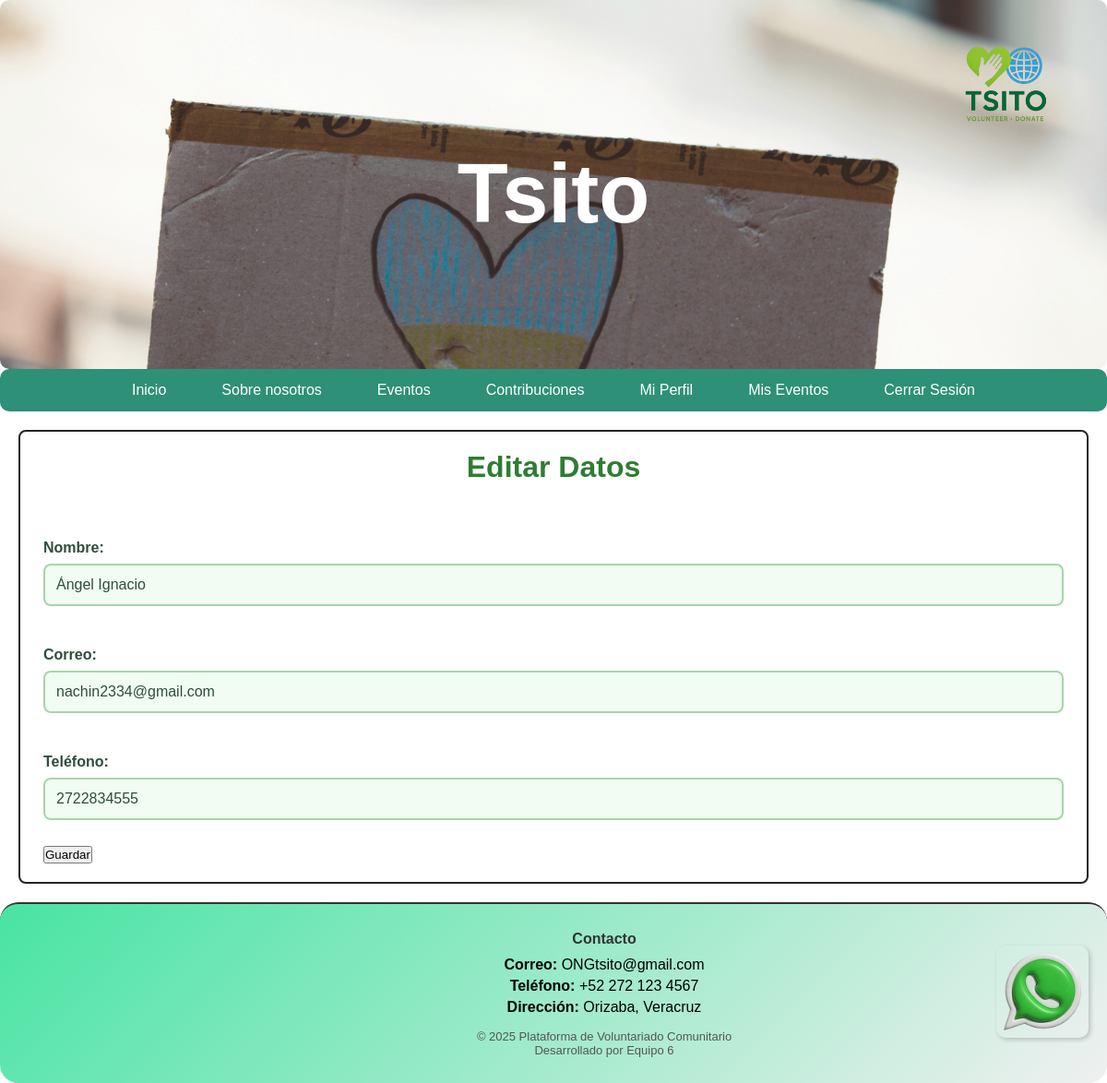
/voluntarios.php?accion=editar (signed in), run on the app's committed database.
### tables this page shows
CREATE TABLE `voluntarios` (
  `id` int(11) NOT NULL,
  `NOMBRE` varchar(50) NOT NULL,
  `APELLIDOPATERNO` varchar(50) NOT NULL,
  `APELLIDOMATERNO` varchar(50) NOT NULL,
  `CORREO` varchar(100) NOT NULL,
  `SEXO` enum('Masculino','Femenino','Otro') NOT NULL,
  `TELEFONO` varchar(20) DEFAULT NULL,
  `CONTRASEÑA` varchar(100) NOT NULL
);

### Controller/VoluntarioController.php (called while the page is built, shortened)
<?php
require_once("Model/MdlVoluntario.php");
class VoluntarioController {
    public function editar() {
        $id = $_SESSION["id_voluntario"];
        $voluntario = Voluntario::obtenerPorId($id);
        include("view/voluntarios/formulario.php");
    }
}

### Model/MdlVoluntario.php (called while the page is built, shortened)
<?php
require_once("AccesoDatos.php");
class Voluntario {
    public static function obtenerPorId($id) {
      $db = new AccesoDatos();
      $db->conectar();
      $res = $db->ejecutarConsulta("SELECT * FROM voluntarios WHERE ID = " . intval($id));
      return $res[0] ?? null;
    }
}

### Model/AccesoDatos.php (called while the page is built, shortened)
<?php
class AccesoDatos {
    private $oConexion = null;
    public function conectar() {
        $bRet = false;
        try {
            $this->oConexion = new PDO(
                "mysql:host=localhost;dbname=tsito1", "root", "",
                array(PDO::MYSQL_ATTR_INIT_COMMAND => "SET NAMES 'UTF8'")
            );
            $this->oConexion->setAttribute(PDO::ATTR_ERRMODE, PDO::ERRMODE_EXCEPTION);
            $bRet = true;
        } catch (PDOException $e) {
            die("<strong>Error al conectar con la base de datos:</strong><br>" . $e->getMessage());
        }
        return $bRet;
    }
    public function desconectar() {
        if ($this->oConexion != null) {
            $this->oConexion = null;
        }
        return true;
    }
    public function ejecutarConsulta($psConsulta) {
        $arrRS = [];
        $rst = null;
        try {
            $rst = $this->oConexion->query($psConsulta);
        } catch (Exception $e) {
            throw $e;
        }
        if ($rst) {
            $arrRS = $rst->fetchAll(PDO::FETCH_ASSOC);
        }
        return $arrRS;
    }
}
?>

### View/voluntarios/formulario.php (the view, shortened to what this page needs)
<?php include("menu.php"); ?>
<div class="contenedor">
    <main class="contenido">
        <h2>Editar Datos</h2>
        <form method="POST" action="">
            <label>Nombre:</label>
            <input type="text" name="nombre" required value="<?= htmlspecialchars($voluntario["NOMBRE"]) ?>"><br>
            <label>Correo:</label>
            <input type="email" name="correo" required value="<?= htmlspecialchars($voluntario["CORREO"]) ?>"><br>
            <label>Teléfono:</label>
            <input type="text" name="telefono" value="<?= htmlspecialchars($voluntario["TELEFONO"]) ?>"><br>
            <button type="submit">Guardar</button>
        </form>
    </main>
</div>

### CSS/formulario.css (style rules this page uses)
.formulario label, form label { display: block; margin-top: 1rem; margin-bottom: 0.5rem; font-weight: bold; color: #2e4d3c; }
.formulario input[type="text"], .formulario input[type="email"], .formulario input[type="tel"], .formulario input[type="password"], form input[type="text"], form input[type="email"], form input[type="tel"], form input[type="password"], form input[type="date"], form input[type="time"], form select { width: 100%; padding: 0.75rem; margin-top: 0.5rem; border: 2px solid #a5d6a7; border-radius: 8px; background-color: #f1fdf3; font-size: 1rem; color: #2e4d3c; transition: border-color 0.3s ease, box-shadow 0.3s ease; }
.contenedor { display: flex; flex: 1; padding: 20px; gap: 20px; align-items: flex-start; flex-wrap: wrap; }
.contenido { background-color: rgb(255, 255, 255); padding: 20px 25px; border-radius: 8px; border: 2px solid #252424; width: 300px; flex: none; margin: 0 auto; }
.contenido h2 { color: #2e7d32; font-size: 2rem; text-align: center; margin-bottom: 1.5rem; }

### CSS/style.css (style rules this page uses)
* { margin: 0; padding: 0; box-sizing: border-box; }
body { font-family: Arial, sans-serif; min-height: 100vh; display: flex; flex-direction: column; }
.header-con-slider { position: relative; height: 400px; width: 100%; overflow: hidden; border-radius: 10px; }
.slider { position: relative; width: 100%; height: 100%; overflow: hidden; opacity: 0.9; }
.slide { width: 100%; height: 100%; object-fit: cover; position: absolute; top: 0; left: 0; opacity: 0; transition: opacity 1s ease-in-out; }
.slide.active { opacity: 1; z-index: 1; }
.header-content { position: absolute !important; top: 10px; left: 0; z-index: 999; width: 100%; height: 100%; display: flex; flex-direction: row; justify-content: center; align-items: center; color: white; background: rgba(0, 0, 0, 0); }
.logo { height: 80px; margin-right: 15px; position: absolute; top: 20px; right: 30px; width: 130px; height: auto; z-index: 20; }
.titulo { font-size: 90px; font-weight: bold; }
.contenedor > main { flex-grow: 1; min-width: 300px; }
main { flex: 1; display: flex; flex-direction: column; gap: 20px; }
.archivo-container input, input { padding: 8px; border-radius: 4px; display: block; margin: 10px auto; }
.custom-footer { position: relative; background:linear-gradient(135deg,rgb(72, 228, 163), #f0f0f0); padding: 20px; border-top: 2px solid #333; border-radius: 20px; display: flex; justify-content: space-between; align-items: center; flex-wrap: wrap; gap: 20px; }
.footer-chat img { width: 100px; border-radius: 10px; box-shadow: 2px 2px 5px rgba(0, 0, 0, 0.2); }
.footer-contact { flex: 1; text-align: center; min-width: 150px; margin-left: -90px; }
.footer-contact h4 { margin-bottom: 10px; color: #333; }
.footer-contact ul { list-style: none; padding: 0; text-align: center; margin: 0 auto; max-width: 300px; }
.footer-contact li { margin-bottom: 5px; }
.copy { margin-top: 15px; font-size: 13px; color: #555; }
.contenedor { display: flex; flex: 1; padding: 20px; gap: 20px; align-items: flex-start; flex-wrap: wrap; }
.contenido { background-color: rgb(255, 255, 255); padding: 20px 25px; border-radius: 8px; border: 2px solid #252424; width: 300px; flex: none; margin: 0 auto; }
.contenido h2 { color: #2e7d32; font-size: 2rem; text-align: center; margin-bottom: 1.5rem; }

### data on the page
voluntarios: nombre "Ángel Ignacio", correo "nachin2334@gmail.com", telefono "2722834555"
